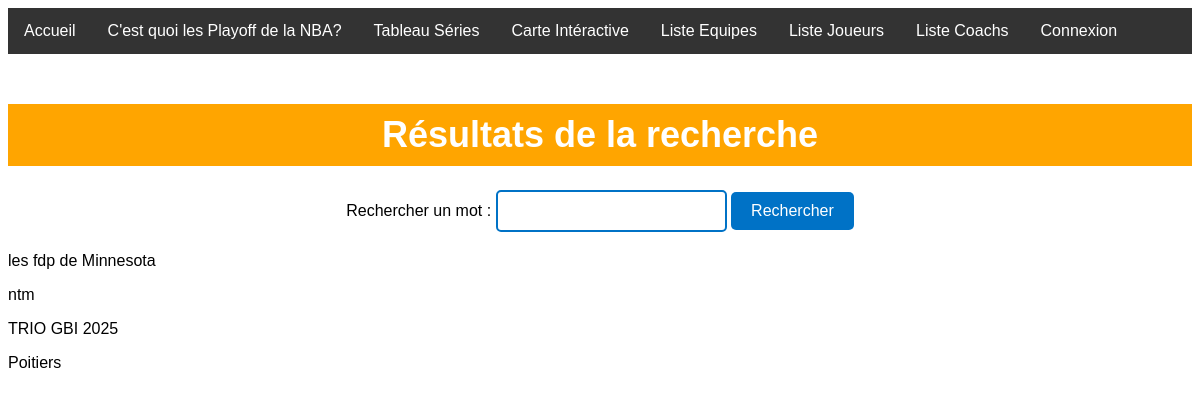
Page /recherche.php on the earlier database version.
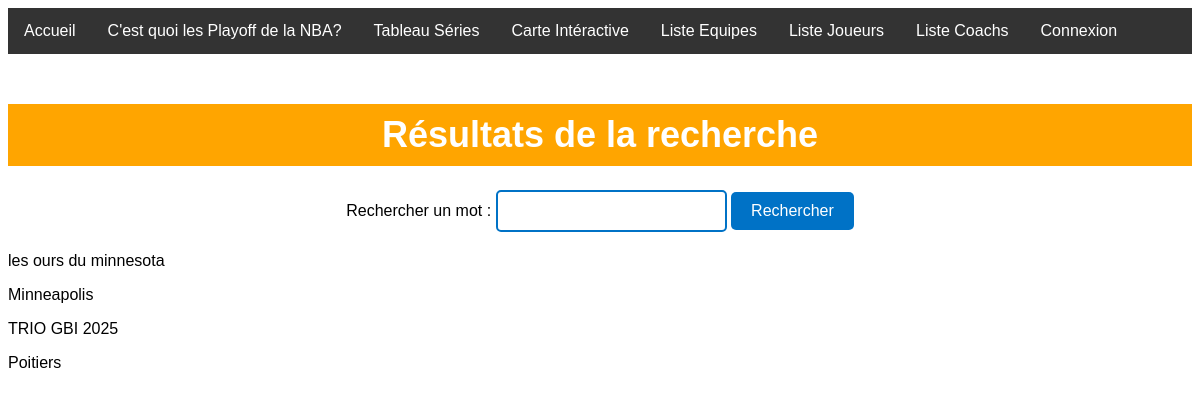
Same page on the later database version.
### tables this page shows
CREATE TABLE `equipe` (
  `nomEquipe` varchar(50) NOT NULL,
  `ABRequipe` varchar(3) NOT NULL,
  `Conference` int(1) NOT NULL COMMENT '0 pour Ouest, 1 pour Est',
  `Ville` varchar(25) NOT NULL,
  `Classement` int(20) NOT NULL,
  `imgEquipe` blob COMMENT 'autre colonne d''extension si plusieurs formats',
  `nVictoires` int(99) NOT NULL,
  `nDefaites` int(99) NOT NULL,
  `Description` text NOT NULL,
  `nTitresEquipe` int(99) NOT NULL,
  `IdCoach` int(99) NOT NULL
);

### recherche.php (the view, shortened to what this page needs)
<?php
include("ConnexionBDD.php");
?>
<!DOCTYPE HTML>
<html>
<head>
<link rel="stylesheet" media="screen" href="accueil.css">
</head>
<body>
<?php
include("barre_menu.php");
?>
<h1> Résultats de la recherche </h1>
    <form method="GET" action="recherche.php">
     Rechercher un mot : <input type="text" name="query">
     <input type="SUBMIT" value="Rechercher">
     </form>
    <?php
  $query = $_GET['query'];
  $sql = "SELECT * FROM equipe WHERE nomEquipe LIKE '%$query%'";
  $stmt = $connexion->prepare($sql);
  $stmt->execute(['query' => "%$query%"]);
  while ($row = $stmt->fetch()) {
    echo "<p>" . $row['nomEquipe'] . "</p>";
    echo "<p>" . $row['Ville'] . "</p>";
  }
?>

### barre_menu.php
<ul>
            <ul>
            <li> <a class="barre"href="index.php">Accueil</a> </li>
            <li> <a class="barre"href="presentation.php">C'est quoi les Playoff de la NBA?</a> </li>
            <li> <a class="barre"href="tableau.php">Tableau Séries</a> </li>
            <li> <a class="barre"href="carte.php">Carte Intéractive</a> </li>
            <li> <a class="barre"href="equipes.php">Liste Equipes</a> </li>
            <li> <a class="barre"href="joueurs.php">Liste Joueurs</a> </li>
            <li> <a class="barre"href="coachs.php">Liste Coachs</a> </li>
        <?php if (isset($_SESSION['mail'])){
        ?><li> <a class="barre"href="deco.php">Deconnexion</a> </li> <?php
        }
        else {
            ?><li> <a class="barre"href="connexion.php">Connexion</a> </li> <?php
        }
        ?>
            </ul>
    </ul>

### accueil.css (style rules this page uses)
body { background-image: url('images/oiseauFond.jpg'); font-family: Arial, sans-serif; }
h1 { color: #333; text-align: center; font-size: 36px; margin-top: 50px; }
ul { list-style-type: none; margin: 0; padding: 0; overflow: hidden; background-color: #333; }
li { float: left; }
li a { display: block; color: white; text-align: center; padding: 14px 16px; text-decoration: none; }
form { text-align: center; margin-top: 20px; margin-bottom: 20px; }
a { color: #337ab7; text-decoration: none; }
h1 { background-color: #FFA500; padding: 10px; color: white; text-align: center; }
form { margin-top: 20px; margin-bottom: 20px; text-align: center; }
input[type="text"] { padding: 10px; font-size: 16px; border: 2px solid #0072C6; border-radius: 5px; }
input[type="submit"] { padding: 10px 20px; background-color: #0072C6; color: white; font-size: 16px; border: none; border-radius: 5px; cursor: pointer; }

Differences in the rows shown:
removed equipe: nomEquipe "les fdp de Minnesota", Ville "ntm"
added equipe: nomEquipe "les ours du minnesota", Ville "Minneapolis"
